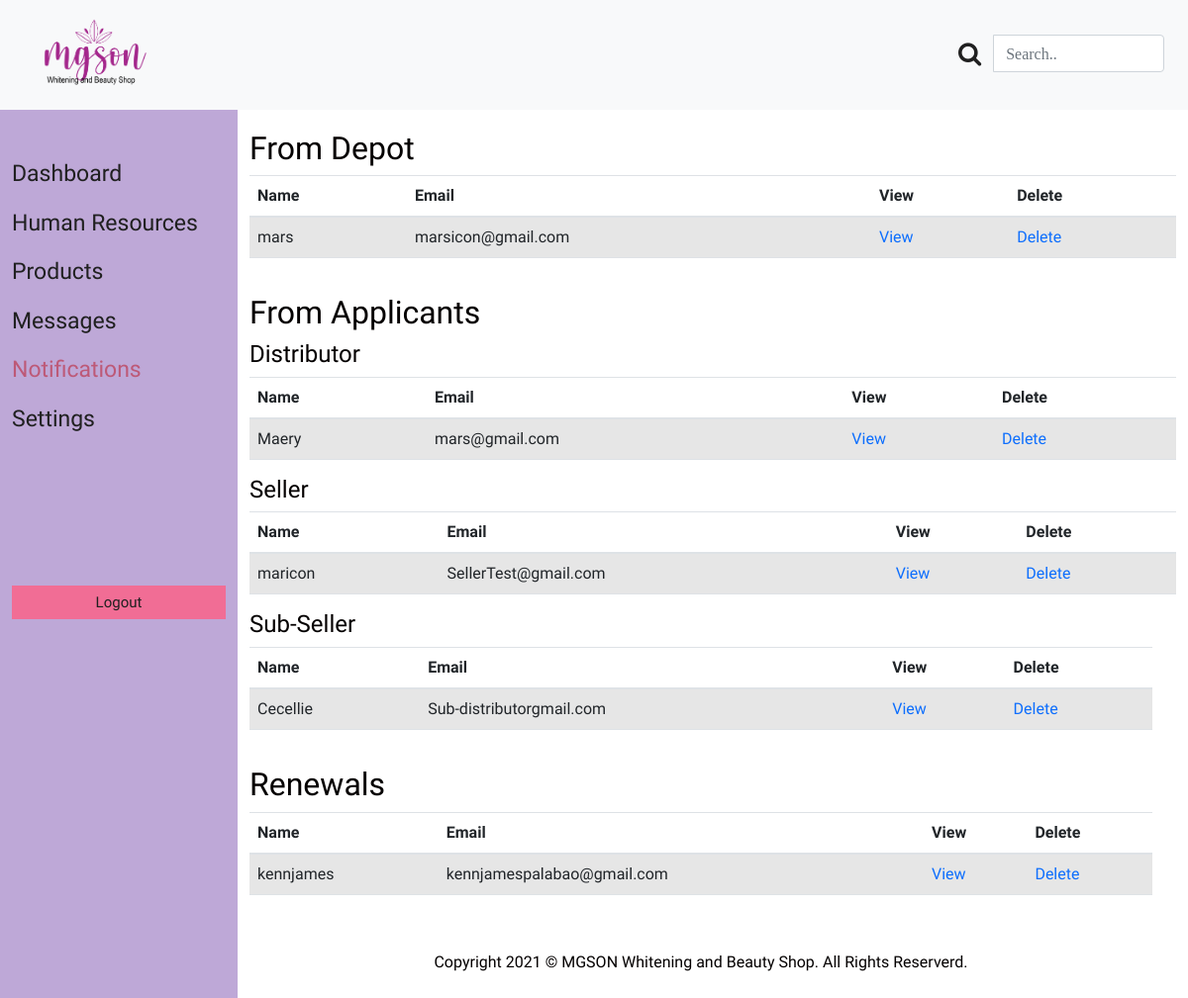
The app's page /notifications/index.php with its own data.
### tables this page shows
CREATE TABLE `contactus` (
  `id_conts` int(50) NOT NULL,
  `id_users` varchar(200) NOT NULL,
  `name` varchar(200) NOT NULL,
  `email` varchar(200) NOT NULL,
  `department` varchar(200) NOT NULL,
  `subject` varchar(200) NOT NULL,
  `phone` varchar(200) NOT NULL,
  `comments` varchar(200) NOT NULL,
  `created_date` date DEFAULT NULL
);

CREATE TABLE `distributor` (
  `distributor_id` int(50) NOT NULL,
  `id_users` varchar(200) NOT NULL,
  `id_admin` varchar(200) NOT NULL,
  `id_product` varchar(200) NOT NULL,
  `applicantname` varchar(200) NOT NULL,
  `middlename` varchar(200) NOT NULL,
  `lastname` varchar(200) NOT NULL,
  `brgy` varchar(200) NOT NULL,
  `streetone` varchar(200) NOT NULL,
  `streettwo` varchar(200) NOT NULL,
  `city` varchar(200) NOT NULL,
  `statprovince` varchar(200) NOT NULL,
  `country` varchar(200) NOT NULL,
  `zipcode` varchar(200) NOT NULL,
  `phonenumber` varchar(200) NOT NULL,
  `email` varchar(200) NOT NULL,
  `confirmemail` varchar(200) NOT NULL,
  `targetarea` varchar(200) NOT NULL,
  `selectpackage` varchar(200) NOT NULL,
  `proofindentification` varchar(300) NOT NULL,
  `size` int(200) NOT NULL,
  `downloads` varchar(300) NOT NULL,
  `termscondition` varchar(200) NOT NULL,
  `datecreated` date DEFAULT NULL
);

CREATE TABLE `depotusers` (
  `id_users` int(1) NOT NULL,
  `username` varchar(50) NOT NULL,
  `depot_name` varchar(50) NOT NULL,
  `depot_email` varchar(50) NOT NULL,
  `depot_contractnumber` varchar(50) NOT NULL,
  `password_dept` varchar(50) NOT NULL,
  `create_datetimedep` date NOT NULL,
  `renewaldate` date NOT NULL
);

CREATE TABLE `sellerform` (
  `sellerform_id` int(50) NOT NULL,
  `id_users` varchar(200) NOT NULL,
  `id_admin` varchar(200) NOT NULL,
  `id_product` varchar(200) NOT NULL,
  `applicantname` varchar(200) NOT NULL,
  `middlename` varchar(200) NOT NULL,
  `lastname` varchar(200) NOT NULL,
  `brgy` varchar(200) NOT NULL,
  `streetone` varchar(200) NOT NULL,
  `streettwo` varchar(200) NOT NULL,
  `city` varchar(200) NOT NULL,
  `statprovince` varchar(200) NOT NULL,
  `country` varchar(200) NOT NULL,
  `zipcode` varchar(200) NOT NULL,
  `phonenumber` varchar(200) NOT NULL,
  `email` varchar(200) NOT NULL,
  `confirmemail` varchar(200) NOT NULL,
  `targetarea` varchar(200) NOT NULL,
  `selectpackage` varchar(200) NOT NULL,
  `proofindentification` varchar(300) NOT NULL,
  `size` int(200) NOT NULL,
  `downloads` varchar(300) NOT NULL,
  `termscondition` varchar(200) NOT NULL,
  `datecreated` date DEFAULT NULL
);

CREATE TABLE `subform` (
  `subform_id` int(50) NOT NULL,
  `id_users` varchar(200) NOT NULL,
  `id_admin` varchar(200) NOT NULL,
  `id_product` varchar(200) NOT NULL,
  `applicantname` varchar(200) NOT NULL,
  `middlename` varchar(200) NOT NULL,
  `lastname` varchar(200) NOT NULL,
  `brgy` varchar(200) NOT NULL,
  `streetone` varchar(200) NOT NULL,
  `streettwo` varchar(200) NOT NULL,
  `city` varchar(200) NOT NULL,
  `statprovince` varchar(200) NOT NULL,
  `country` varchar(200) NOT NULL,
  `zipcode` varchar(200) NOT NULL,
  `phonenumber` varchar(200) NOT NULL,
  `email` varchar(200) NOT NULL,
  `confirmemail` varchar(200) NOT NULL,
  `targetarea` varchar(200) NOT NULL,
  `selectpackage` varchar(200) NOT NULL,
  `proofindentification` varchar(300) NOT NULL,
  `size` int(200) NOT NULL,
  `downloads` varchar(300) NOT NULL,
  `termscondition` varchar(200) NOT NULL,
  `datecreated` date DEFAULT NULL
);

### notifications/index.php (the view, shortened to what this page needs)
<!DOCTYPE html>
<html>
<head>
   <link rel="stylesheet" type="text/css" href="../css/bootstrap.css" />
	<link href="../css/bootstrap.min.css" rel="stylesheet">
  <link rel="stylesheet" href="https://cdnjs.cloudflare.com/ajax/libs/font-awesome/4.7.0/css/font-awesome.min.css">
	<link href="../css/modals.css" rel="stylesheet">
	<link href="../style.css" rel="stylesheet" />
	 <link rel="stylesheet" type="text/css" href="../css/style.css" />
	 <link rel="stylesheet" type="text/css" href="style.css" />
</head>
<body>
  <nav class="navbar navbar-expand-lg navbar-light bg-light sticky-top ctmnav">
      <a class="logolink" href="index.php"><img src="../images/logo.png" class="img-fluid logo" alt="Dashboard"></a>
      <div>
        <form class="form-inline my-2 my-lg-0" action="../search.php">
          <div class="input-group">
            <button class="btn my-2 my-sm-0" type="submit"><i class="fa fa-search ctmfa"></i></button>
            <input class="form-control mr-sm-2 fa fa-search ctmse" type="text" placeholder="Search.." aria-label="Search" name="search">
          </div>
        </form>
      </div>
  </nav>
	<div id="dashboard-wrapper" class="container">
	  <div class="row">
		<div class="col-sm-4 ctmdiv2">
			<h2 class="admin-ht2" style="border-bottom: none;"><?php  ?></h2>
		<ul class="nav-menu-side ctmnav2">
			<li><a href="../dashboard/index.php">Dashboard</a></li>
			<li><a href="../humanresource/index.php">Human Resources</a></li>
			<li><a href="../products/index.php">Products</a></li>
			<li><a href="../messages/index.php">Messages</a></li>
			<li><a href="index.php" class="active-menu">Notifications</a></li>
			<li><a href="../settings/index.php">Settings</a></li>
		</ul>
		<p class="logout-btm"><a href="../logout.php">Logout</a></p>
		</div>
		<div class="col-sm-8">
			<h2>From Depot</h2>
		<div class="row data-tables-prod">
			<div class="col ctmta">
        <table class='table table-striped table-hover' >
         <thead>
             <tr>
               <th scope='col'>Name</th>
               <th scope='col'>Email</th>
               <th scope='col'>View</th>
               <th scope='col'>Delete</th>
               </tr>
           </thead>
           <tbody>
           <?php
            require('../db.php');
            $sel_query = "SELECT * FROM contactus INNER JOIN depotusers ON contactus.id_users = depotusers.id_users";
            $resultasc = mysqli_query($con,$sel_query);
            if($row = mysqli_fetch_assoc($resultasc)) { ?>
              <tr>
                <td><?php echo $row["name"]; ?></td>
                <td><?php echo $row["email"]; ?></td>
                <td><a href="viewnotif.php?id_users=<?php echo $row["id_users"]; ?>">View</a></td>
                <td><a href="delete.php?id_users=<?php echo $row["id_users"]; ?>">Delete</a></td>
              </tr>
            <?php }?>
          </tbody>
        </table>
			</div>
    </div>
      <h2>From Applicants</h2>
	<h4>Distributor</h4>
      <div class="row data-tables-prod">
  			<div class="col ctmta">
          <table class='table table-striped table-hover' >
           <thead>
               <tr>
                 <th scope='col'>Name</th>
                 <th scope='col'>Email</th>
                 <th scope='col'>View</th>
                 <th scope='col'>Delete</th>
                 </tr>
             </thead>
             <tbody>
             <?php
              require('../db.php');
              $sel_query = "SELECT distributor.distributor_id, distributor.applicantname, distributor.email, distributor.datecreated,  depotusers.depot_name
              FROM distributor
              INNER JOIN depotusers ON distributor.distributor_id = depotusers.id_users";
              $resultasc = mysqli_query($con,$sel_query);
              if($row = mysqli_fetch_assoc($resultasc)) { ?>
                <tr>
                  <td><?php echo $row["depot_name"]; ?></td>
                  <td><?php echo $row["email"]; ?></td>
                  <td><a href="view.php?distributor_id=<?php echo $row["distributor_id"]; ?>">View</a></td>
                  <td><a href="delete.php?distributor_id=<?php echo $row["distributor_id"]; ?>">Delete</a></td></tr>
              <?php }?>
            </tbody>
          </table>
  			</div>
      </div>
	  <h4>Seller</h4>
      <div class="row data-tables-prod">
  			<div class="col ctmta">
          <table class='table table-striped table-hover' >
           <thead>
               <tr>
                 <th scope='col'>Name</th>
                 <th scope='col'>Email</th>
                 <th scope='col'>View</th>
                 <th scope='col'>Delete</th>
                 </tr>
             </thead>
             <tbody>
             <?php
              require('../db.php');
              $sel_query = "SELECT sellerform.sellerform_id, sellerform.applicantname, sellerform.email, sellerform.datecreated,  depotusers.depot_name
              FROM sellerform
              INNER JOIN depotusers ON sellerform.sellerform_id = depotusers.id_users";
              $resultasc = mysqli_query($con,$sel_query);
              if($row = mysqli_fetch_assoc($resultasc)) { ?>
                <tr>
                  <td><?php echo $row["depot_name"]; ?></td>
                  <td><?php echo $row["email"]; ?></td>
                  <td><a href="view.php?sellerform_id=<?php echo $row["sellerform_id"]; ?>">View</a></td>
                  <td><a href="delete.php?sellerform_id=<?php echo $row["sellerform_id"]; ?>">Delete</a></td></tr>
              <?php }?>
            </tbody>
          </table>
  			</div>
	<h4>Sub-Seller</h4>
      <div class="row data-tables-prod">
  			<div class="col ctmta">
          <table class='table table-striped table-hover' >
           <thead>
               <tr>
                 <th scope='col'>Name</th>
                 <th scope='col'>Email</th>
                 <th scope='col'>View</th>
                 <th scope='col'>Delete</th>
                 </tr>
             </thead>
             <tbody>
             <?php
              require('../db.php');
              $sel_query = "SELECT subform.subform_id, subform.applicantname, subform.email, subform.datecreated,  depotusers.depot_name
              FROM subform
              INNER JOIN depotusers ON subform.subform_id = depotusers.id_users";
              $resultasc = mysqli_query($con,$sel_query);
              if($row = mysqli_fetch_assoc($resultasc)) { ?>
                <tr>
                  <td><?php echo $row["depot_name"]; ?></td>
                  <td><?php echo $row["email"]; ?></td>
                  <td><a href="view.php?subform_id=<?php echo $row["subform_id"]; ?>">View</a></td>
                  <td><a href="delete.php?subform_id=<?php echo $row["subform_id"]; ?>">Delete</a></td></tr>
              <?php }?>
            </tbody>
          </table>
  			</div>
      </div>
        <h2>Renewals</h2>
        <div class="row data-tables-prod">
    			<div class="col ctmta">
            <table class='table table-striped table-hover' >
             <thead>
                 <tr>
                   <th scope='col'>Name</th>
                   <th scope='col'>Email</th>
                   <th scope='col'>View</th>
                   <th scope='col'>Delete</th>
                   </tr>
               </thead>
               <tbody>
               <?php
                require('../db.php');
                $sel_query = "SELECT * FROM contactus INNER JOIN depotusers ON contactus.id_users = depotusers.id_users";
                $resultasc = mysqli_query($con,$sel_query);
                if($row = mysqli_fetch_assoc($resultasc)) { ?>
                  <tr>
                    <td><?php echo $row["depot_name"]; ?></td>
                    <td><?php echo $row["depot_email"]; ?></td>
                    <td><a href="viewrenewals.php?id_users=<?php echo $row["id_users"]; ?>">View</a></td>
                    <td><a href="delete.php?id_conts=<?php echo $row["id_users"]; ?>">Delete</a></td></tr>
                <?php }?>
              </tbody>
            </table>
    			</div>
          <footer class="page-footer font-small mdb-color lighten-3 pt-4">
            <div class="footer-copyright text-center py-3">Copyright 2021 © MGSON Whitening and Beauty Shop. All Rights Reserverd.
            </div>
          </footer>
		</div>
		</div>
	  </div>
</div>
</body>
</html>

### style.css (style rules this page uses)
input { width:90%; margin:10px auto; padding:10px; }
body { background:#fff; font-family: 'Arapey', serif; }
.container { margin:0 auto; max-width:100%; overflow:hidden; font-family: 'Arapey', serif; }
@media (min-width: 576px) { #dashboard-wrapper .col-sm-4, .col-sm-4-2 { width:20%; -ms-flex: 0 0 20%; flex: 0 0 20%; max-width: 20%; } }
@media (min-width: 576px) { #dashboard-wrapper .col-sm-8, .col-sm-8-2 { width:80%; -ms-flex: 0 0 80%; flex: 0 0 80%; max-width: 80%; left: 20%; } }
#dashboard-wrapper { overflow:hidden; }
#dashboard-wrapper .col-sm-4 { background:#bea8d7; height: fit-content; height: 100%; position: fixed; }
#dashboard-wrapper .col-sm-8 { background:#fff; padding-bottom: 20%; }
#dashboard-wrapper .col-sm-8 h2 { padding-top:20px; float: left; }
.admin-ht2 { text-align:center; border-bottom:1px solid #000; padding: 20px 20px; }
.nav-menu-side li { list-style:none; font-size:23px; margin-bottom:15px; }
.nav-menu-side li a { color:#202020; }
ul.nav-menu-side { margin-left:0; padding-left:0; margin-bottom:70%; }
.nav-menu-side li a.active-menu { color:#bd5977; }
.logout-btm { background: #f16d95; margin-left: 0px; margin-right: 0px; text-align: center; padding:5px; }
.logout-btm a { color:#202020; text-align:center; font-size:15px; font-family: 'Arimo', sans-serif; }
.data-tables-prod { margin-top:0; }
.btn-primary:hover, .btn, .btn:focus { color:#202020 !important; }
.ctmfa { font-size: 25px; }
.ctmse { margin-top: 0px; }
@media only screen and (min-width: 590px) { .row { display: block; } }
@media only screen and (min-width: 680px) { .row { display: block; } }
@media only screen and (min-width: 790px) { .row { display: flex; } }

### css/style.css (style rules this page uses)
body { font-family: "Poppins", sans-serif; color: #040000; background-color: #ffffff; }
a, a:hover, a:focus { text-decoration: none; }
.btn, .btn:focus { outline: none !important; -webkit-box-shadow: none; box-shadow: none; }
.logolink { width: 85%; }
.logo { width: 160px; padding: 10px; }

### notifications/style.css (style rules this page uses)
#dashboard-wrapper .col-sm-8 h2 { float:none; }

### records on screen
contactus: name "mars", email "marsicon@gmail.com"
distributor: depotusers.depot_name "Maery", email "mars@gmail.com"
depotusers: depot_name "maricon"
sellerform: email "SellerTest@gmail.com"
subform: depotusers.depot_name "Cecellie", email "Sub-distributorgmail.com"
depotusers: depot_name "kennjames", depot_email "kennjamespalabao@gmail.com"
